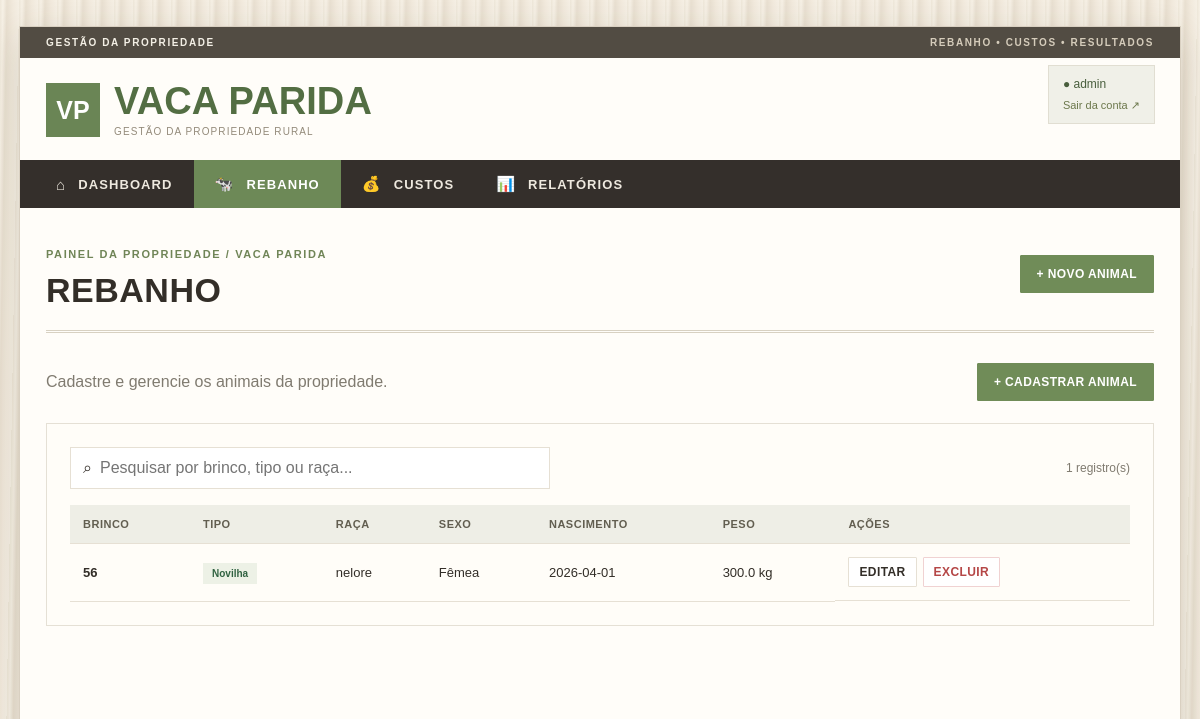
Page /rebanho (signed in) on the committed database.
### tables this page shows
CREATE TABLE animais (
            id INTEGER PRIMARY KEY AUTOINCREMENT,
            brinco TEXT NOT NULL,
            tipo TEXT NOT NULL,
            raca TEXT,
            sexo TEXT,
            nascimento TEXT,
            peso REAL DEFAULT 0,
            observacoes TEXT
        , usuario_id INTEGER REFERENCES usuarios(id));

### app.py (the view)
@app.route("/rebanho")
@login_required
def rebanho():
    conn = get_db()
    animais = conn.execute(
        "SELECT * FROM animais WHERE usuario_id=? ORDER BY id DESC", (session["usuario_id"],)
    ).fetchall()
    conn.close()
    return render_template("rebanho.html", animais=animais)

### app.py (called while the page is built)
def get_db():
    conn = sqlite3.connect(DB)
    conn.row_factory = sqlite3.Row
    return conn

def login_required(fn):
    @wraps(fn)
    def wrapper(*args, **kwargs):
        if not session.get("usuario_id"):
            return redirect(url_for("login"))
        return fn(*args, **kwargs)
    return wrapper

@app.before_request
def security_checks():
    if session.get("usuario_id"):
        with get_db() as conn:
            if not conn.execute("SELECT 1 FROM usuarios WHERE id=?", (session["usuario_id"],)).fetchone():
                session.clear()
                return redirect(url_for("login"))
    if request.method in ("POST", "PUT", "PATCH", "DELETE"):
        sent = request.form.get("csrf_token", "") or request.headers.get("X-CSRF-Token", "")
        expected = session.get("csrf_token", "")
        if not expected or not hmac.compare_digest(sent, expected):
            abort(400, "Token de segurança inválido. Atualize a página e tente novamente.")

@app.after_request
def security_headers(response):
    response.headers["X-Content-Type-Options"] = "nosniff"
    response.headers["X-Frame-Options"] = "DENY"
    response.headers["Referrer-Policy"] = "strict-origin-when-cross-origin"
    response.headers["Content-Security-Policy"] = "default-src 'self'; style-src 'self' https://fonts.googleapis.com; font-src 'self' https://fonts.gstatic.com; script-src 'self'; img-src 'self' data:; object-src 'none'; base-uri 'self'; frame-ancestors 'none'; form-action 'self'"
    response.headers["Cache-Control"] = "no-store"
    if os.environ.get("COOKIE_SECURE") == "1":
        response.headers["Strict-Transport-Security"] = "max-age=31536000; includeSubDomains"
    return response

### templates/rebanho.html (shortened to what this page needs)
{% extends "base.html" %}
{% block page_title %}Rebanho{% endblock %}
{% block content %}
<div class="page-intro">
    <div><p>Cadastre e gerencie os animais da propriedade.</p></div>
    <a class="btn btn-primary" href="{{ url_for('novo_animal') }}">+ Cadastrar animal</a>
</div>
<section class="panel">
    <div class="toolbar">
        <div class="search"><span>⌕</span><input id="animalSearch" type="search" placeholder="Pesquisar por brinco, tipo ou raça..."></div>
        <span class="result-count">{{ animais|length }} registro(s)</span>
    </div>
    {% if animais %}
    <div class="table-wrap">
        <table id="animalTable">
            <thead>
                <tr><th>Brinco</th><th>Tipo</th><th>Raça</th><th>Sexo</th><th>Nascimento</th><th>Peso</th><th>Ações</th></tr>
            </thead>
            <tbody>
            {% for animal in animais %}
                <tr>
                    <td><strong>{{ animal.brinco }}</strong></td>
                    <td><span class="badge">{{ animal.tipo }}</span></td>
                    <td>{{ animal.raca or "—" }}</td>
                    <td>{{ animal.sexo or "—" }}</td>
                    <td>{{ animal.nascimento or "—" }}</td>
                    <td>{{ "%.1f"|format(animal.peso or 0) }} kg</td>
                    <td class="actions">
                        <a class="btn btn-small" href="{{ url_for('editar_animal', id=animal.id) }}">Editar</a>
                        <form method="post" action="{{ url_for('excluir_animal', id=animal.id) }}" >
                            <button class="btn btn-small btn-danger" type="submit">Excluir</button>
                        </form>
                    </td>
                </tr>
            {% endfor %}
            </tbody>
        </table>
    </div>
    {% else %}
        <div class="empty large">Seu rebanho ainda está vazio.<br><a href="{{ url_for('novo_animal') }}">Cadastre o primeiro animal.</a></div>
    {% endif %}
</section>
{% endblock %}

### templates/base.html (shortened to what this page needs)
<!DOCTYPE html>
<html lang="pt-BR">
<head>
    <link rel="stylesheet" href="{{ url_for('static', filename='style.css') }}">
</head>
<body>
<div class="layout">
    <div class="store-strip">GESTÃO DA PROPRIEDADE <span>REBANHO • CUSTOS • RESULTADOS</span></div>
    <aside class="sidebar">
        <a class="brand" href="{{ url_for('index') }}">
            <span class="brand-icon">VP</span>
            <span>
                <strong>Vaca Parida</strong>
                <small>GESTÃO DA PROPRIEDADE RURAL</small>
            </span>
        </a>
        <nav class="nav">
            <a class="{{ 'active' if request.endpoint == 'index' else '' }}" href="{{ url_for('index') }}">
                <span>⌂</span> Dashboard
            </a>
            <a class="{{ 'active' if request.endpoint in ['rebanho','novo_animal','editar_animal'] else '' }}" href="{{ url_for('rebanho') }}">
                <span>🐄</span> Rebanho
            </a>
            <a class="{{ 'active' if request.endpoint == 'custos' else '' }}" href="{{ url_for('custos') }}">
                <span>💰</span> Custos
            </a>
            <a class="{{ 'active' if request.endpoint == 'relatorios' else '' }}" href="{{ url_for('relatorios') }}">
                <span>📊</span> Relatórios
            </a>
        </nav>
        <div class="sidebar-bottom"><div class="user-chip">● {{ session.usuario }}<form method="post" action="{{ url_for('logout') }}">
<input type="hidden" name="csrf_token" value="{{ csrf_token }}"><button class="logout-button" type="submit">Sair da conta ↗</button></form></div>
        </div>
    </aside>
    <main class="main">
        <header class="topbar">
            <div>
                <p class="eyebrow">PAINEL DA PROPRIEDADE / VACA PARIDA</p>
                <h1>{% block page_title %}Visão geral{% endblock %}</h1>
            </div>
            <a class="btn btn-primary" href="{{ url_for('novo_animal') }}">+ Novo animal</a>
        </header>
        {% block content %}{% endblock %}
    </main>
</div>
</body>
</html>

### rows in the picture
animais: brinco "56", tipo "Novilha", raca "nelore", sexo "Fêmea", nascimento "2026-04-01", peso "300.0"

### other values in the picture
{{ session.usuario }} "admin"
{{ animais|length }} "1"
